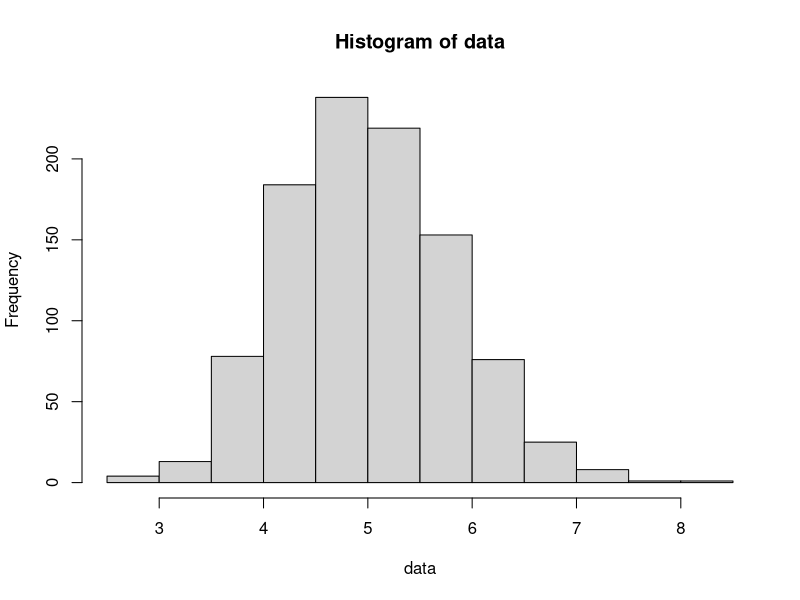

Generate this figure with R:
## ---- chunk 1
options(tinytex.verbose = TRUE)
## ---- chunk 2
knitr::opts_chunk$set(echo = TRUE)
## ---- chunk 3
  library(R.utils)
  library(data.table)
  library(dplyr)
  library(lubridate)
  library(ggplot2)
## ---- chunk 4
  rate=0.2
  n=40
  intervals=1000
  data = NULL
  for (i in 1 : intervals) data = c(data, mean(rexp(n,rate)))
  hist(data)
